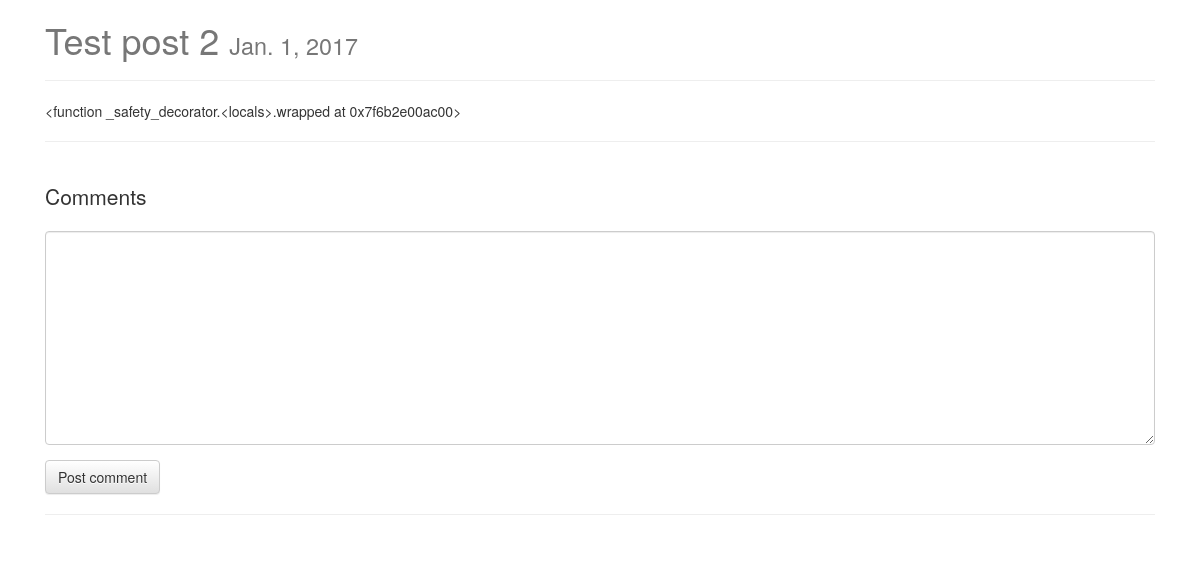
Screenshot of /posts/test-post-2/ with the database file from the repository.
### MyBlog/posts/models.py (models this page shows, shortened)
class Post(models.Model):
    user = models.ForeignKey(settings.AUTH_USER_MODEL, default=1)
    title = models.CharField(max_length=120)
    slug = models.SlugField(unique=True)
    image = models.ImageField(upload_to=upload_location, null=True, blank=True, height_field='height_field',
                              width_field='width_field')
    height_field = models.IntegerField(default=0)
    width_field = models.IntegerField(default=0)
    content = models.TextField()
    draft = models.BooleanField(default=False)
    publish = models.DateField(auto_now=False, auto_now_add=False)
    updated = models.DateTimeField(auto_now=True, auto_now_add=False)
    timestamp = models.DateTimeField(auto_now=False, auto_now_add=True, null=True)
    objects = PostManager()
    class Meta:
        ordering = ['-timestamp', '-updated']
    def get_markdown(self):
        content = self.content
        markdown_text = markdown(content)
        return mark_safe(markdown_text)
    @property
    def comments(self):
        instance = self
        qs = Comment.objects.filter_by_instance(instance)
        return qs
    @property
    def get_content_type(self):
        instance = self
        content_type = ContentType.objects.get_for_model(instance.__class__)
        return content_type

### MyBlog/posts/views.py (the view, shortened to what this page needs)
# urls.py: url(r'^(?P<slug>[\w-]+)/$', post_detail, name='detail'),
def post_detail(request, slug=None):
    instance = get_object_or_404(Post, slug=slug)
    if instance.publish > timezone.now().date() or instance.draft:
        if not request.user.is_staff or not request.user.is_superuser:
            raise Http404
    share_string = quote_plus(instance.content)
    initial_data = {
        'content_type': instance.get_content_type,
        'obj_id': instance.id,
    }
    form = CommentForm(request.POST or None, initial=initial_data)
    comments = instance.comments
    context = {
        "title": instance.title,
        "instance": instance,
        "share_string": share_string,
        'comments': comments,
        'comment_form': form,
    }
    return render(request, "post_detail.html", context)

### MyBlog/comments/forms.py
class CommentForm(forms.Form):
    content_type = forms.CharField(widget=forms.HiddenInput)
    object_id = forms.IntegerField(widget=forms.HiddenInput)
    content = forms.CharField(label='', widget=forms.Textarea)

### MyBlog/comments/models.py (called while the page is built)
    def filter_by_instance(self, instance):
        content_type = ContentType.objects.get_for_model(instance.__class__)
        obj_id = instance.id
        qs = super(CommentManager, self).filter(content_type=content_type, object_id=obj_id).filter(parent=None)
        return qs

### templates/post_detail.html (shortened to what this page needs)
{% extends 'base.html' %}
{% load urlify %}
{% load crispy_forms_tags %}
{% block content %}
    <div class="col-sm-12">
        <h1>{{ title }}
            <small>{% if instance.draft %}<span style="color: red; ">Draft</span>{% endif %}{{ instance.publish }}
            </small>
        </h1>
        <p>
        <hr/>
        </p>
        <div class="row">
            <div class="col-sm-12">
                <div class="post-detail-item"> {{ instance.get_markdown }}<br/></div>
                <hr/>
                <br/>
                <div>
                    <p class="lead">Comments</p>
                    <form method="POST" action=".">{% csrf_token %}
                        {{ comment_form | crispy }}
                        <input type="submit" value="Post comment" class="btn btn-default"/>
                    </form>
                    <hr/>
                </div>
            </div>
        </div>
    </div>
{% endblock content %}

### static/css/base.css (style rules this page uses)
h1 { color: #777777; }

### rows the page displays
Post: title "Test post 2", publish "Jan. 1, 2017", get_markdown "<function _safety_decorator.<locals>.wrapped at 0x7f6b2e00ac00>"
